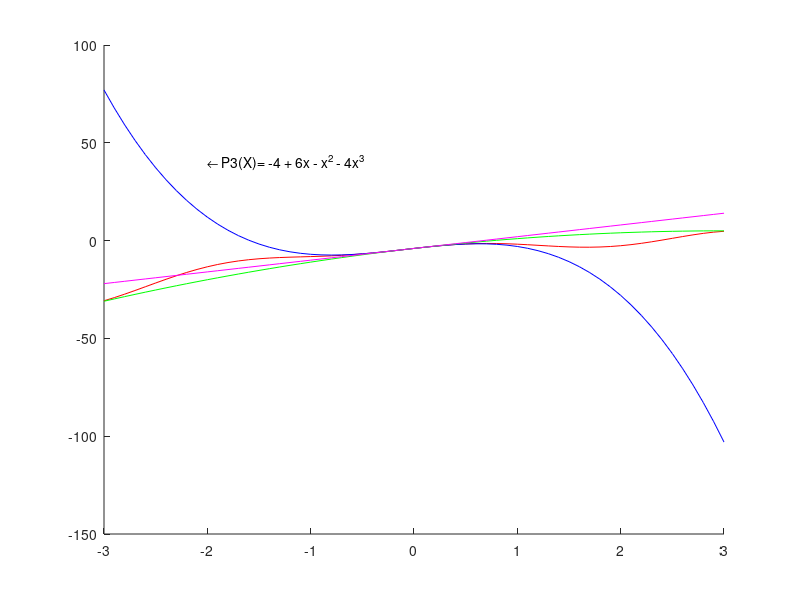
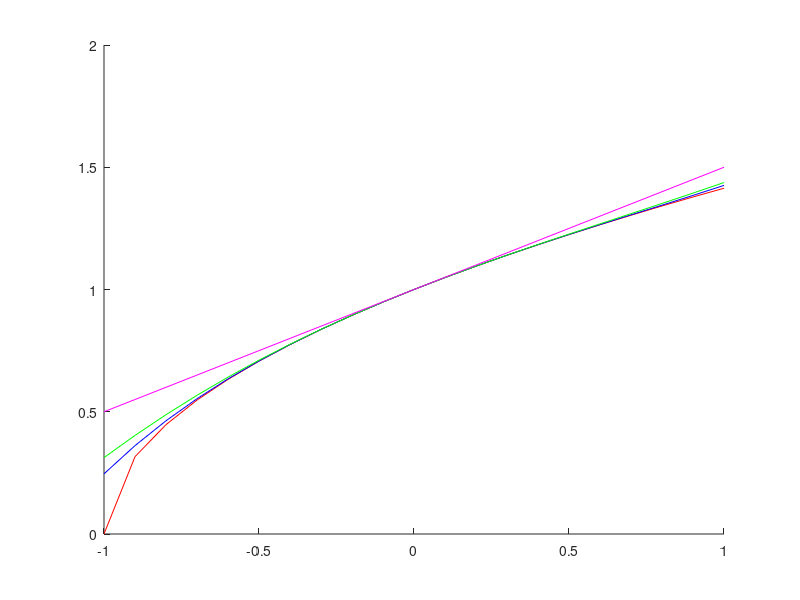
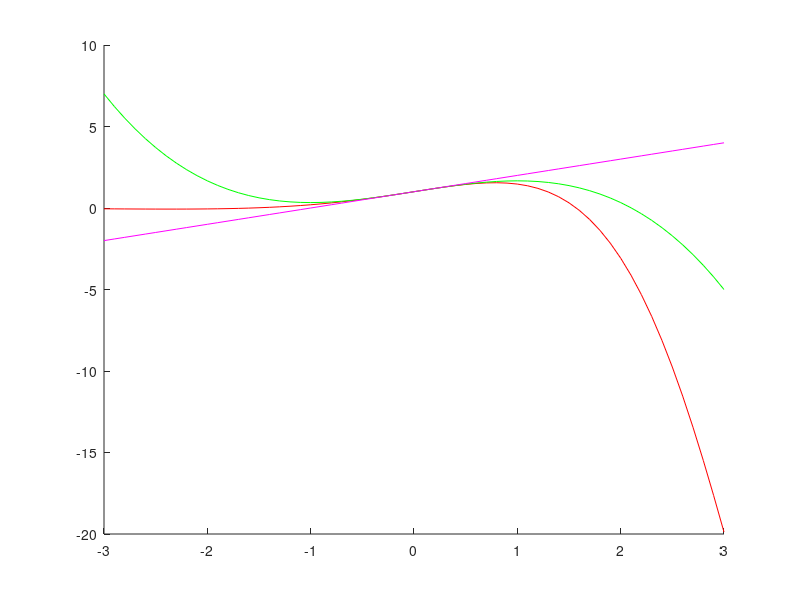
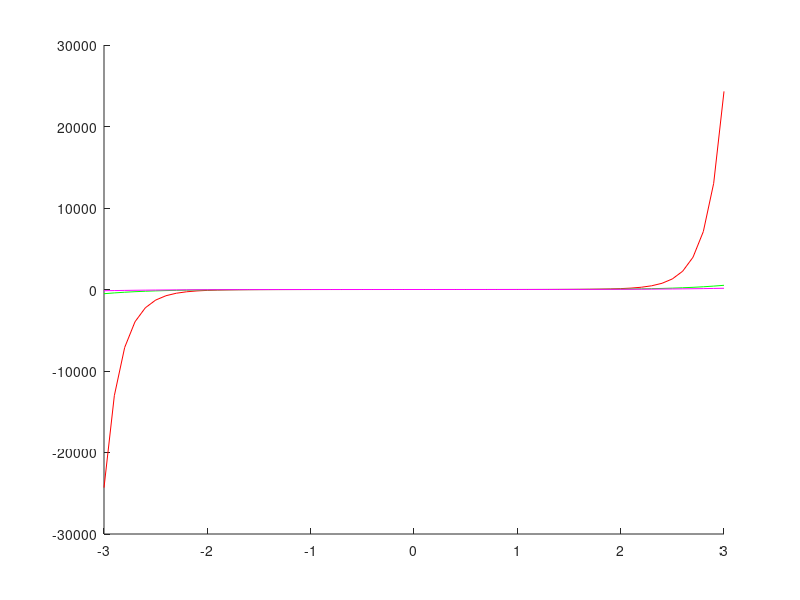

Write MATLAB code to recreate these figures, in order.
% 1: Uncoment to see results

P1 = @(x) -4 + 6.*x
P2 = @(x) -4 + 6.*x - x.^2
P3 = @(x) -4 + 6.*x - x.^2 - 4*x.^3
est = P3(0.4);
f = @(x) 2*x.*cos(2*x) - (x-2).^2
real = f(0.4);

error = abs(est - real)
rel = abs(error*100/real)

x = -3:0.1:3;

figure
hold on;
plot(x, f(x), 'r');
plot(x, P3(x), 'b');
plot(x, P2(x), 'g');
plot(x, P1(x), 'm');
text(-2, 40, '\leftarrow P3(X)= -4 + 6x - x^2 - 4x^3');
hold off;


% 2: Uncomment to see results

P1 = @(x) 1 + (x/2)
P2 = @(x) 1 + (x/2) - (x.^2)/8 + (x.^3)/16
P3 = @(x) 1 + (x/2) - (x.^2)/8 + (x.^3)/16 - (5*x.^4)/128 + (7.*x.^5)/256
est = P3(0);
f = @(x) sqrt(x+1)
real = f(0);

error = abs(est - real)
rel = abs(error*100/real)

x = -1:0.1:1;

figure
hold on;
plot(x, f(x), 'r');
plot(x, P3(x), 'b');
plot(x, P2(x), 'g');
plot(x, P1(x), 'm');
hold off;

% 3: Uncomment to see results

P1 = @(x) 1 + x
P2 = @(x) 1 + x - (x.^3)/3
est = P2(0.5);
f = @(x) exp(x).*cos(x);
real = f(0.5);

error = abs(est - real)
rel = abs(error*100/real)

x = -3:0.1:3;

figure
hold on;
plot(x, f(x), 'r');
plot(x, P2(x), 'g');
plot(x, P1(x), 'm');
hold off;

% 4: Uncomment to see results

P1 = @(x) x
P2 = @(x) x + x.^3
P3 = @(x) x + x.^3 + x.^5/2
P4 = @(x) x + x.^3 + x.^5/2 + x.^7/6

est = P4(0);
f = @(x) x.*exp(x.^2);
real = f(0);

error = abs(est - real)
rel = abs(error*100/real)

x = -3:0.1:3;

figure
hold on;
plot(x, f(x), 'r');
plot(x, P4(x), 'g');
plot(x, P3(x), 'm');
hold off;

% 5: Uncomment to see results

P1 = @(x) x.*log(x)
P2 = @(x) x.*log(x) - log(x)

est = P2(1);
f = @(x) ((x-1).*log(x));
real = f(1);

error = abs(est - real)
rel = abs(error*100/real)

x = 1:0.1:5;

figure
hold on;
plot(x, f(x), 'r');
plot(x, P2(x), 'g');
plot(x, P1(x), 'm');
hold off;
